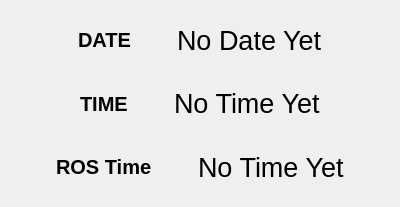
<?xml version="1.0" encoding="UTF-8"?>
<ui version="4.0">
 <class>Widget</class>
 <widget class="QWidget" name="Widget">
  <property name="geometry">
   <rect>
    <x>0</x>
    <y>0</y>
    <width>400</width>
    <height>207</height>
   </rect>
  </property>
  <property name="windowTitle">
   <string>TimeWidget</string>
  </property>
  <layout class="QVBoxLayout" name="verticalLayout_2">
   <item>
    <layout class="QHBoxLayout" name="horizontalLayout">
     <item>
      <spacer name="horizontalSpacer">
       <property name="orientation">
        <enum>Qt::Horizontal</enum>
       </property>
       <property name="sizeHint" stdset="0">
        <size>
         <width>40</width>
         <height>20</height>
        </size>
       </property>
      </spacer>
     </item>
     <item>
      <widget class="QLabel" name="label_2">
       <property name="font">
        <font>
         <pointsize>15</pointsize>
         <weight>75</weight>
         <bold>true</bold>
        </font>
       </property>
       <property name="text">
        <string>DATE</string>
       </property>
       <property name="scaledContents">
        <bool>true</bool>
       </property>
      </widget>
     </item>
     <item>
      <spacer name="horizontalSpacer_3">
       <property name="orientation">
        <enum>Qt::Horizontal</enum>
       </property>
       <property name="sizeType">
        <enum>QSizePolicy::Fixed</enum>
       </property>
       <property name="sizeHint" stdset="0">
        <size>
         <width>40</width>
         <height>20</height>
        </size>
       </property>
      </spacer>
     </item>
     <item>
      <widget class="QLabel" name="dateDisp">
       <property name="font">
        <font>
         <pointsize>20</pointsize>
         <weight>50</weight>
         <bold>false</bold>
        </font>
       </property>
       <property name="text">
        <string>No Date Yet</string>
       </property>
       <property name="scaledContents">
        <bool>true</bool>
       </property>
      </widget>
     </item>
     <item>
      <spacer name="horizontalSpacer_2">
       <property name="orientation">
        <enum>Qt::Horizontal</enum>
       </property>
       <property name="sizeHint" stdset="0">
        <size>
         <width>40</width>
         <height>20</height>
        </size>
       </property>
      </spacer>
     </item>
    </layout>
   </item>
   <item>
    <layout class="QHBoxLayout" name="horizontalLayout_4">
     <item>
      <spacer name="horizontalSpacer_5">
       <property name="orientation">
        <enum>Qt::Horizontal</enum>
       </property>
       <property name="sizeHint" stdset="0">
        <size>
         <width>40</width>
         <height>20</height>
        </size>
       </property>
      </spacer>
     </item>
     <item>
      <widget class="QLabel" name="label_3">
       <property name="font">
        <font>
         <pointsize>15</pointsize>
         <weight>75</weight>
         <bold>true</bold>
        </font>
       </property>
       <property name="text">
        <string>TIME</string>
       </property>
       <property name="scaledContents">
        <bool>true</bool>
       </property>
      </widget>
     </item>
     <item>
      <spacer name="horizontalSpacer_6">
       <property name="orientation">
        <enum>Qt::Horizontal</enum>
       </property>
       <property name="sizeType">
        <enum>QSizePolicy::Fixed</enum>
       </property>
       <property name="sizeHint" stdset="0">
        <size>
         <width>40</width>
         <height>20</height>
        </size>
       </property>
      </spacer>
     </item>
     <item>
      <widget class="QLabel" name="timeDisp">
       <property name="font">
        <font>
         <pointsize>20</pointsize>
         <weight>50</weight>
         <bold>false</bold>
        </font>
       </property>
       <property name="text">
        <string>No Time Yet</string>
       </property>
       <property name="scaledContents">
        <bool>true</bool>
       </property>
      </widget>
     </item>
     <item>
      <spacer name="horizontalSpacer_4">
       <property name="orientation">
        <enum>Qt::Horizontal</enum>
       </property>
       <property name="sizeHint" stdset="0">
        <size>
         <width>40</width>
         <height>20</height>
        </size>
       </property>
      </spacer>
     </item>
    </layout>
   </item>
   <item>
    <layout class="QHBoxLayout" name="horizontalLayout_2">
     <item>
      <spacer name="horizontalSpacer_9">
       <property name="orientation">
        <enum>Qt::Horizontal</enum>
       </property>
       <property name="sizeHint" stdset="0">
        <size>
         <width>40</width>
         <height>20</height>
        </size>
       </property>
      </spacer>
     </item>
     <item>
      <widget class="QLabel" name="label_5">
       <property name="font">
        <font>
         <pointsize>15</pointsize>
         <weight>75</weight>
         <bold>true</bold>
        </font>
       </property>
       <property name="text">
        <string>ROS Time</string>
       </property>
       <property name="scaledContents">
        <bool>true</bool>
       </property>
      </widget>
     </item>
     <item>
      <spacer name="horizontalSpacer_8">
       <property name="orientation">
        <enum>Qt::Horizontal</enum>
       </property>
       <property name="sizeType">
        <enum>QSizePolicy::Fixed</enum>
       </property>
       <property name="sizeHint" stdset="0">
        <size>
         <width>40</width>
         <height>20</height>
        </size>
       </property>
      </spacer>
     </item>
     <item>
      <widget class="QLabel" name="rosDisp">
       <property name="font">
        <font>
         <pointsize>20</pointsize>
         <weight>50</weight>
         <bold>false</bold>
        </font>
       </property>
       <property name="text">
        <string>No Time Yet</string>
       </property>
       <property name="scaledContents">
        <bool>true</bool>
       </property>
      </widget>
     </item>
     <item>
      <spacer name="horizontalSpacer_7">
       <property name="orientation">
        <enum>Qt::Horizontal</enum>
       </property>
       <property name="sizeHint" stdset="0">
        <size>
         <width>40</width>
         <height>20</height>
        </size>
       </property>
      </spacer>
     </item>
    </layout>
   </item>
  </layout>
 </widget>
 <layoutdefault spacing="6" margin="11"/>
 <resources/>
 <connections/>
</ui>
